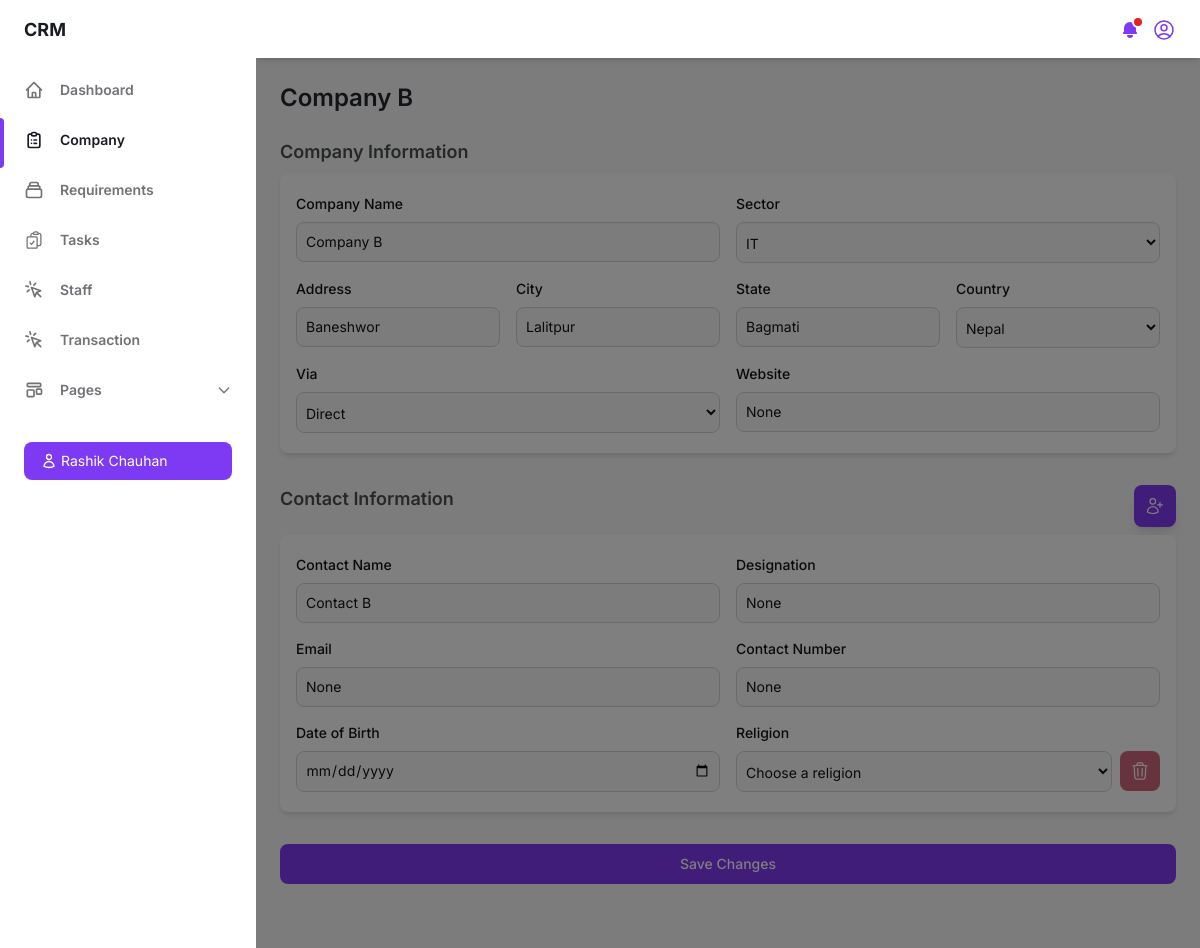
Page /edit-company/40/ (signed in) on the earlier database version.
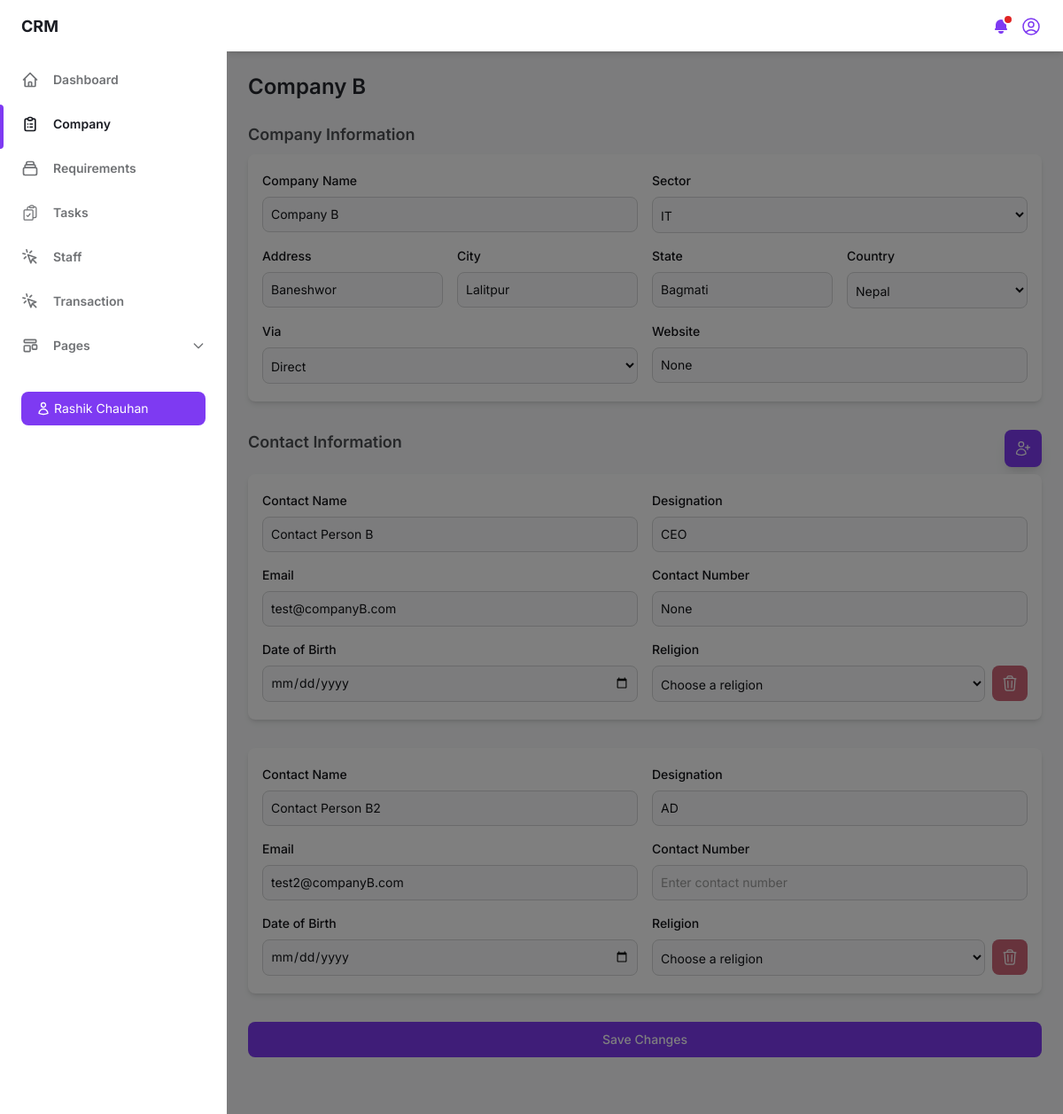
Same page on the later database version.
### crm_app/models.py (models this page shows, shortened)
class Contact(models.Model):
    company = models.ForeignKey(Company, on_delete=models.CASCADE, related_name='company_contacts')
    contact_name = models.CharField(max_length=100)
    designation = models.CharField(max_length=100, null=True, blank=True)
    email = models.EmailField(null=True, blank=True)
    phone_number = models.CharField(max_length=20, null=True, blank=True)
    DOB = models.DateField(null=True, blank=True)
    religion = models.CharField(max_length=100, null=True, blank=True)

### crm_app/views.py (the view)
# urls.py: path('edit-company/<int:company_id>/', views.companyeditform, name='companyeditform'),
def companyeditform(request, company_id):
    if 'staff_id' not in request.session:
        return redirect('login')
    company = Company.objects.get(pk=company_id)
    contacts = Contact.objects.filter(company=company)
    sectors = Sector.objects.all()
    countries = ["Nepal", "USA", "India", "Singapore"]
    religions = ["Hinduism", "Buddhism", "Christianity"]
    return render(request, 'companyeditform.html', {'company': company, 'contacts': contacts, 'sectors': sectors, 'countries': countries, 'religions': religions})

### templates/companyeditform.html (shortened to what the changed rows need)
{% load static %}
<!DOCTYPE html>
<html :class="{ 'theme-dark': dark }" x-data="data()" lang="en">
<head>
    <link rel="stylesheet" href="{% static 'css/tailwind.output.css' %}"/>
    <link rel="stylesheet" href="{% static 'css/style.css' %}" />
</head>
<body>
    <div class="flex bg-gray-50 dark:bg-gray-900" :class="{ 'overflow-hidden': isSideMenuOpen }">
        <div class="flex flex-col flex-1 w-full">
            <main class="h-full pb-16 overflow-y-auto">
                <form id="companyForm" action="{% url 'update_company' company.id %}" method="POST">
                    <div class="container px-6 mx-auto grid">
                        <h2 class="my-6 text-2xl font-semibold text-gray-700 dark:text-gray-200">{{ company.company_name }}</h2>
                        <div id="contact-container">
                            {% for contact in contacts %}
                            <div class="px-4 py-5 mb-8 bg-white rounded-lg shadow-md dark:bg-gray-800 contact-item">
                                <div class="grid gap-4 mb-4 md:grid-cols-2">
                                    <div>
                                        <label for="contact-name-{{ forloop.counter }}" class="block mb-2 text-sm font-medium text-gray-900 dark:text-white">Contact Name</label>
                                        <input type="text" id="contact-name-{{ forloop.counter }}" value="{{ contact.contact_name }}" name="contact_name[]" class="block p-[9px] w-full z-20 text-sm text-gray-900 bg-gray-50 rounded-lg border border-gray-300 focus:ring-blue-500 focus:border-blue-500 dark:bg-gray-700 dark:border-gray-600 dark:placeholder-gray-400 dark:text-white dark:focus:border-blue-500" placeholder="Enter contact name" required/>
                                    </div>
                                    <div>
                                        <label for="designation-{{ forloop.counter }}" class="block mb-2 text-sm font-medium text-gray-900 dark:text-white">Designation</label>
                                        <input type="text" id="designation-{{ forloop.counter }}" value="{{ contact.designation }}" name="designation[]" class="block p-[9px] w-full z-20 text-sm text-gray-900 bg-gray-50 rounded-lg border border-gray-300 focus:ring-blue-500 focus:border-blue-500 dark:bg-gray-700 dark:border-gray-600 dark:placeholder-gray-400 dark:text-white dark:focus:border-blue-500" placeholder="Enter designation" />
                                    </div>
                                </div>
                                <div class="grid gap-4 mb-4 md:grid-cols-2">
                                    <div>
                                        <label for="email-{{ forloop.counter }}" class="block mb-2 text-sm font-medium text-gray-900 dark:text-white">Email</label>
                                        <input type="email" id="email-{{ forloop.counter }}" value="{{ contact.email }}" name="email[]" class="block p-[9px] w-full z-20 text-sm text-gray-900 bg-gray-50 rounded-lg border border-gray-300 focus:ring-blue-500 focus:border-blue-500 dark:bg-gray-700 dark:border-gray-600 dark:placeholder-gray-400 dark:text-white dark:focus:border-blue-500" placeholder="Enter email" />
                                    </div>
                                    <div>
                                        <label for="phone-{{ forloop.counter }}" class="block mb-2 text-sm font-medium text-gray-900 dark:text-white">Contact Number</label>
                                        <input type="text" id="phone-{{ forloop.counter }}" value="{{ contact.phone_number }}" name="phone_number[]" class="block p-[9px] w-full z-20 text-sm text-gray-900 bg-gray-50 rounded-lg border border-gray-300 focus:ring-blue-500 focus:border-blue-500 dark:bg-gray-700 dark:border-gray-600 dark:placeholder-gray-400 dark:text-white dark:focus:border-blue-500" placeholder="Enter contact number" />
                                    </div>
                                </div>
                                <div class="grid gap-4 md:grid-cols-2">
                                    <div>
                                        <label for="dob-{{ forloop.counter }}" class="block mb-2 text-sm font-medium text-gray-900 dark:text-white">Date of Birth</label>
                                        <input type="date" id="dob-{{ forloop.counter }}" value="{{ contact.dob }}" name="dob[]" class="block p-[8.5px] w-full z-20 text-sm text-gray-900 bg-gray-50 rounded-lg border border-gray-300 focus:ring-blue-500 focus:border-blue-500 dark:bg-gray-700 dark:border-gray-600 dark:placeholder-gray-400 dark:text-white dark:focus:border-blue-500" />
                                    </div>
                                    <div>
                                        <label for="religion-{{ forloop.counter }}" class="block mb-2 text-sm font-medium text-gray-900 dark:text-white">Religion</label>
                                        <div class="flex items-center space-x-2">
                                            <select id="religion-{{ forloop.counter }}" value="{{ contact.religion }}" name="religion[]" class="bg-gray-50 border border-gray-300 text-gray-900 text-sm rounded-lg focus:ring-blue-500 focus:border-blue-500 block w-full p-2.5 pl-[5px] dark:bg-gray-700 dark:border-gray-600 dark:placeholder-gray-400 dark:text-white dark:focus:ring-blue-500 dark:focus:border-blue-500">
                                                <option value="">Choose a religion</option>
                                            </select>
                                            <button type="button" class="remove-contact-btn text-white bg-[#CF6679] hover:bg-purple-800 focus:outline-none font-medium rounded-lg text-sm sm:w-auto p-2.5 text-center dark:bg-red-600 dark:hover:bg-[#B00020]">
                                            </button>
                                        </div>
                                    </div>
                                </div>
                            </div>
                            {% endfor %}
                        </div>
                    </div>
                </form>
            </main>
        </div>
    </div>
</body>
</html>

Differences in the rows shown:
removed Contact: contact_name "Contact B", designation "None", email "None", phone_number "None"
added Contact: contact_name "Contact Person B", designation "CEO", email "test@companyB.com", phone_number "None"
added Contact: contact_name "Contact Person B2", designation "AD", email "test2@companyB.com"
